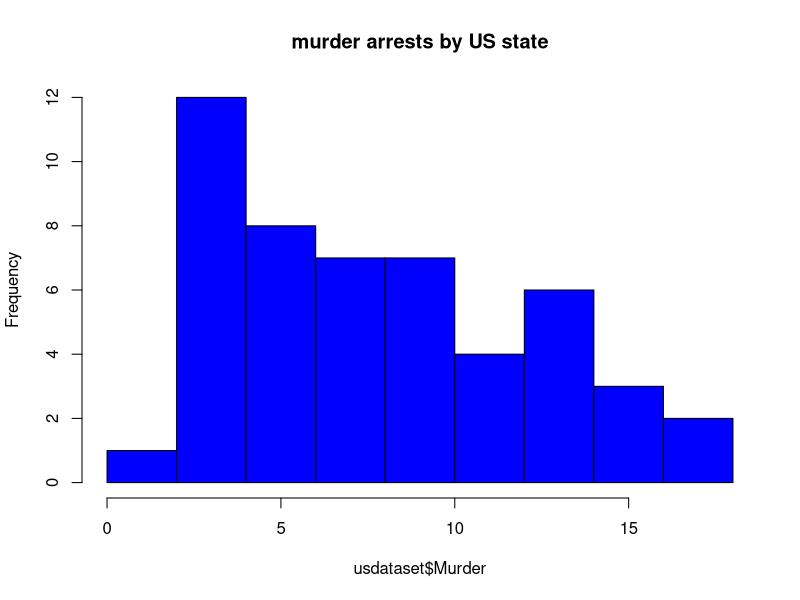
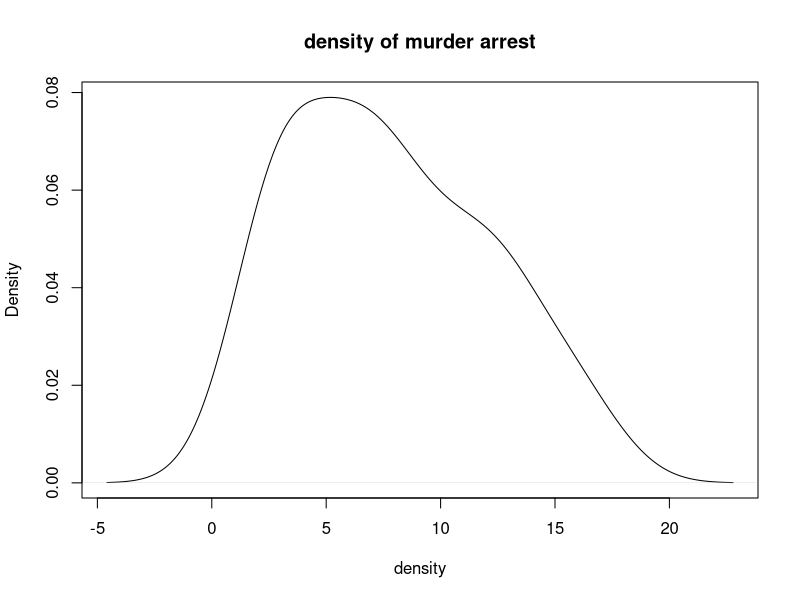
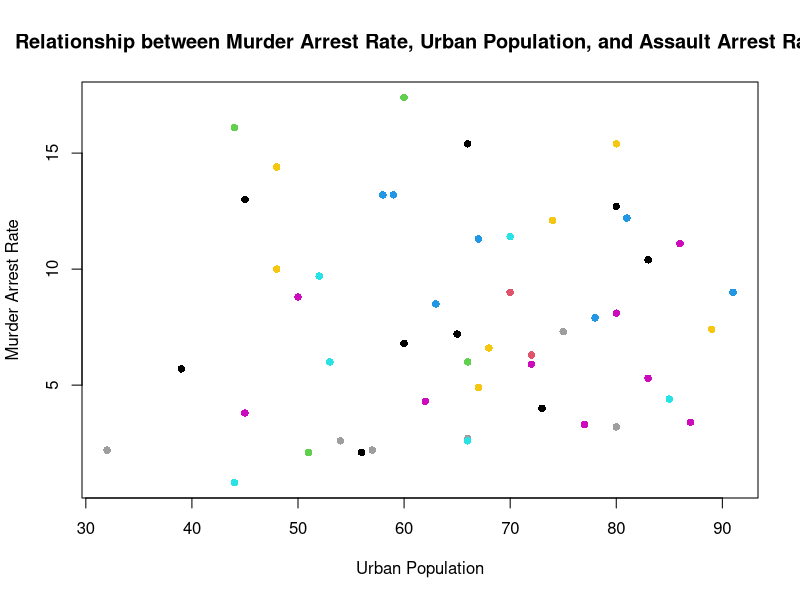
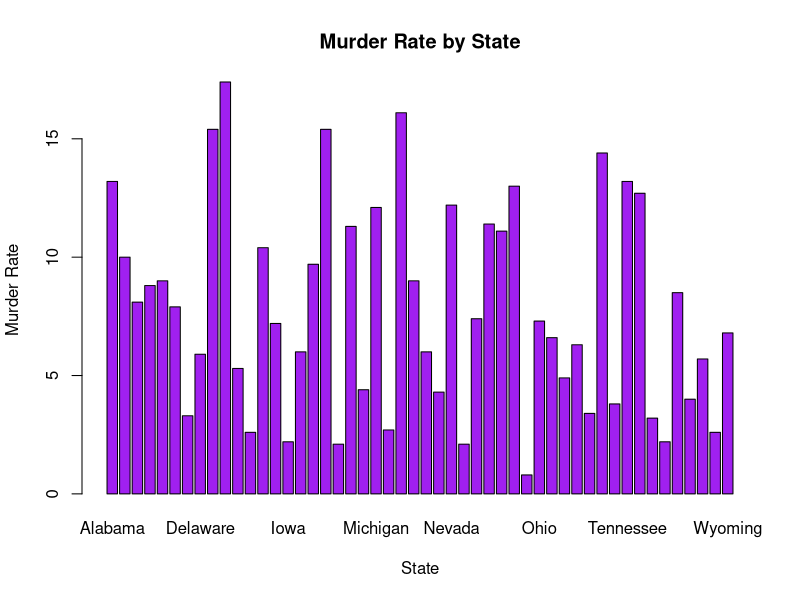

Recreate these plots in R, in order.
usdataset=datasets::USArrests
create=as.data.frame(usdataset)
print(create)
#(i)a. Explore the summary of Data set, like number of Features and its type. Find the number 
#of records for each feature. Print the statistical feature of data
summarydata=str(usdataset)
print(summarydata)
statsitical=summary(usdataset)
print(statsitical)
#b. Print the state which saw the largest total number of rape
max_rape=usdataset[which.max(usdataset$Rape), ]
print(max_rape)
#c. Print the states with the max & min crime rates for murder
max_murder_state=usdataset[which.max(usdataset$Murder), ]
print(max_murder_state)
min_murder_state=usdataset[which.min(usdataset$Murder), ]
print(min_murder_state)
#(ii).a. Find the correlation among the features
correlation=cor(usdataset)
print(correlation)
#b. Print the states which have assault arrests more than median of the country
median_assault <- median(usdataset$Assault)
states_higher_than_median <- rownames(USArrests)[USArrests$Assault > median_assault]
cat("States with assault arrests more than median:", states_higher_than_median, "\n")
#c. Print the states are in the bottom 25% of murder
bottom_25_percent_murder <- rownames(USArrests)[USArrests$Murder < quantile(USArrests$Murder, 0.25)]
cat("States in the bottom 25% of murder:", bottom_25_percent_murder, "\n")
#a. Create a histogram and density plot of murder arrests by US state
hist(usdataset$Murder,main="murder arrests by US state",col="blue")
density_plot=density(usdataset$Murder)
plot(density_plot,main="density of murder arrest",xlab="density")
#b. Create the plot that shows the relationship between murder arrest rate and proportion 
#of the population that is urbanised by state. Then enrich the chart by adding assault 
#arrest rates (by colouring the points from blue (low) to red (high)).
# Plot relationship between murder arrest rate and urban population with color-coded assault rates
# Plot relationship between murder arrest rate and urban population with color-coded assault rates
plot(USArrests$UrbanPop, USArrests$Murder, col=USArrests$Assault, pch=16,main="Relationship between Murder Arrest Rate, Urban Population, and Assault Arrest Rate",xlab="Urban Population", ylab="Murder Arrest Rate")
#c. Draw a bar graph to show the murder rate for each of the 50 states .
barplot(USArrests$Murder, names.arg=rownames(USArrests), main="Murder Rate by State", xlab="State", ylab="Murder Rate",col="purple")
